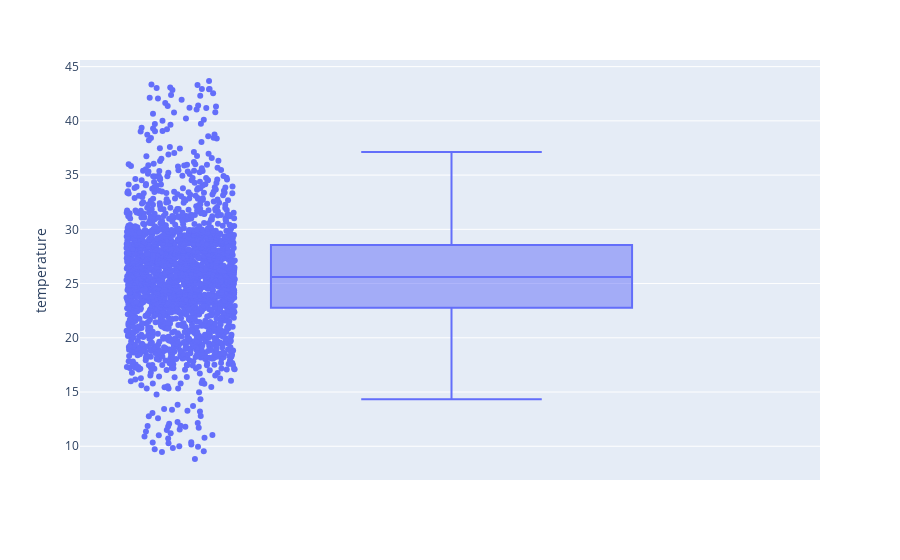

Notebook code for this chart:
### Code cell
fig = px.box(data , y="temperature",points="all")
fig.show()

### Figure 1 — Plotly figure (JSON) as saved in the notebook; plotly's stock layout.template omitted (floating-point values rounded to 4 significant figures; data arrays with more than 128 entries replaced by an {"elided": "..."} marker saying what was removed)
{"data": [{"alignmentgroup": "True", "boxpoints": "all", "hovertemplate": "temperature=%{y}<extra></extra>", "legendgroup": "", "marker": {"color": "#636efa"}, "name": "", "notched": false, "offsetgroup": "", "orientation": "v", "showlegend": false, "type": "box", "x0": " ", "xaxis": "x", "y": {"elided": "2200 float values"}, "y0": " ", "yaxis": "y"}], "layout": {"autosize": true, "boxmode": "group", "legend": {"tracegroupgap": 0}, "margin": {"t": 60}, "xaxis": {"anchor": "y", "autorange": true, "domain": [0, 1], "range": [-0.5032, 0.5], "type": "category"}, "yaxis": {"anchor": "x", "autorange": true, "domain": [0, 1], "range": [6.89, 45.61], "title": {"text": "temperature"}, "type": "linear"}}}
